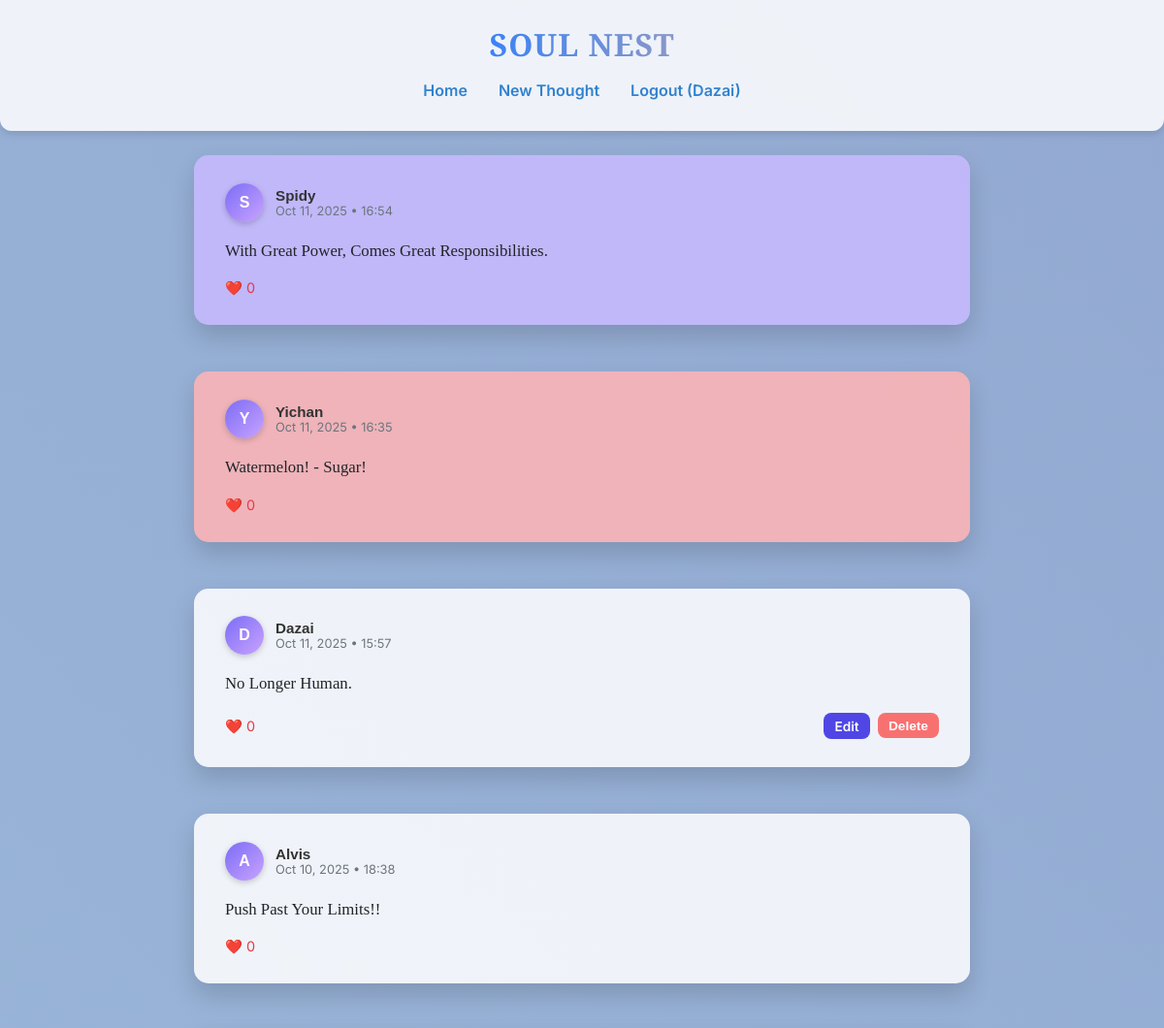
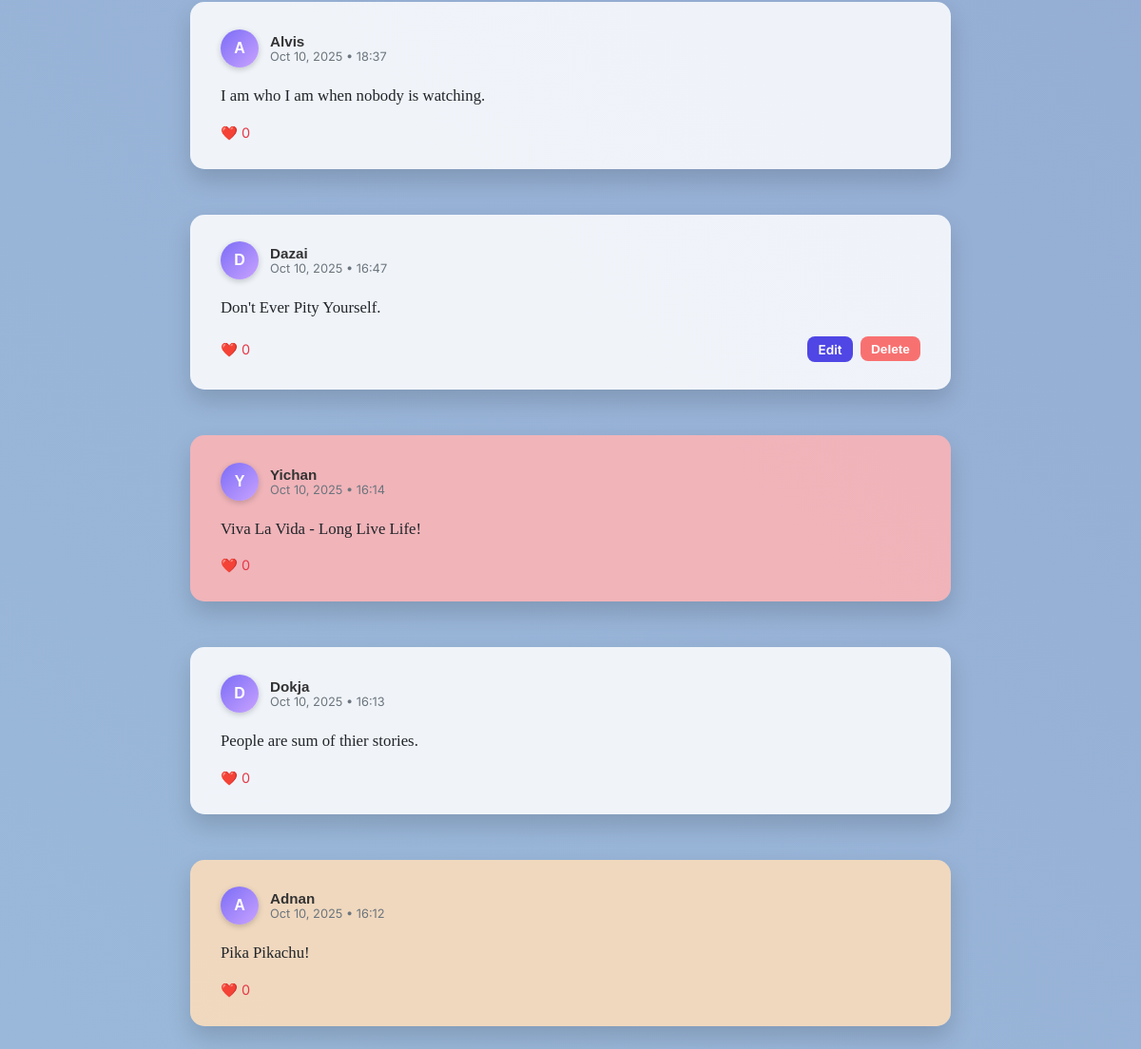
The page /thoughts (signed in) on the database its author committed (2 pictures, top to bottom).
### models.py (models this page shows)
class User(UserMixin, db.Model):
    id = db.Column(db.Integer, primary_key=True)
    username = db.Column(db.String(80), unique=True, nullable=False)
    password = db.Column(db.String(120), nullable=False)
    thoughts = db.relationship('Thought', backref='user', lazy=True)  # Backref 'user' for Thought

class Thought(db.Model):
    id = db.Column(db.Integer, primary_key=True)
    content = db.Column(db.Text, nullable=False)
    user_id = db.Column(db.Integer, db.ForeignKey('user.id'), nullable=False)
    timestamp = db.Column(db.DateTime, default=datetime.utcnow)  # Uses UTC for consistency  # Uses UTC for consistency
    mood = db.Column(db.String(20), default="neutral")

### app.py (the view)
@app.route('/thoughts')
@login_required
def thoughts():
    all_thoughts = Thought.query.options(
        joinedload(Thought.user)
    ).order_by(Thought.timestamp.desc()).all()
    return render_template('thoughts.html', thoughts=all_thoughts)

### app.py (called while the page is built)
@login_manager.user_loader
def load_user(user_id):
    return User.query.get(int(user_id))  # Loads user by ID

### templates/thoughts.html (shortened to what this page needs)
{% extends "base.html" %}
{% block content %}
<div class="feed-container" style="display: flex; flex-direction: column; gap: 1.5rem;">
    {% if thoughts %}
        {% for thought in thoughts %}
            <div class="thought-card mood-{{ thought.mood }}" data-aos="fade-up" style="
                padding: 1.8rem 2rem;
                border-radius: 15px;
                box-shadow: 0 12px 25px rgba(0,0,0,0.15);
                transition: transform 0.3s ease, box-shadow 0.3s ease, background 0.4s ease;
            "
            onmouseover="this.style.transform='scale(1.02)'; this.style.boxShadow='0 18px 35px rgba(0,0,0,0.2)';"
            onmouseout="this.style.transform='scale(1)'; this.style.boxShadow='0 12px 25px rgba(0,0,0,0.15)';">
                <div class="thought-header" style="display: flex; align-items: center; gap: 0.75rem; margin-bottom: 0.75rem;">
                    <div style="
                        width: 40px; height: 40px;
                        border-radius: 50%;
                        background: linear-gradient(135deg, #7b6cf6, #c9a3ff);
                        display: flex; align-items: center; justify-content: center;
                        font-weight: 700;
                        color: white;
                        font-family: 'Zalando Sans SemiExpanded', sans-serif;
                        font-size: 1rem;
                        text-transform: uppercase;
                        box-shadow: 0 2px 6px rgba(0,0,0,0.2);
                    ">
                        {{ thought.user.username[0] }}
                    </div>
                    <div>
                        <div style="font-weight: 600; font-size: 0.95rem; color: #333; font-family: 'Zalando Sans SemiExpanded', sans-serif;">
                            {{ thought.user.username }}
                        </div>
                        <div style="font-size: 0.8rem; color: #6c757d;">
                            {{ thought.timestamp.strftime('%b %d, %Y • %H:%M') }}
                        </div>
                    </div>
                </div>
                <p class="thought-content" style="
                    font-family: 'PT Serif', serif;
                    font-size: 1.05rem;
                    color: #212529;
                    line-height: 1.6;
                    margin-bottom: 1rem;
                ">
                    {{ thought.content }}
                </p>
                <div class="thought-footer" style="display: flex; justify-content: space-between; align-items: center;">
                    <div class="reactions" style="display: flex; gap: 1rem; font-size: 0.9rem; color: #e63946; cursor: pointer;">
                        <span class="heart-icon">❤️ {{ thought.likes or 0 }}</span>
                    </div>
                    {% if thought.user_id == current_user.id %}
                        <div style="display:flex; gap:0.5rem;">
                            <a href="{{ url_for('edit_thought', id=thought.id) }}" style="
                                padding:0.35rem 0.7rem; font-size:0.85rem; font-weight:600; border-radius:8px; border:none;
                                background:#4f46e5; color:white; text-decoration:none; cursor:pointer; transition: all 0.3s ease;"
                                onmouseover="this.style.transform='translateY(-2px) scale(1.05)';" onmouseout="this.style.transform='none';">
                                Edit
                            </a>
                            <form action="{{ url_for('delete_thought', id=thought.id) }}" method="POST">
                                <button type="submit" style="
                                    padding:0.35rem 0.7rem; font-size:0.85rem; font-weight:600; border-radius:8px; border:none;
                                    background:#f87171; color:white; cursor:pointer; transition: all 0.3s ease;"
                                    onmouseover="this.style.transform='translateY(-2px) scale(1.05)';" onmouseout="this.style.transform='none';">
                                    Delete
                                </button>
                            </form>
                        </div>
                    {% endif %}
                </div>
            </div>
        {% endfor %}
    {% else %}
        <div class="no-thoughts text-center mt-5">
            <h3 style="font-family: 'PT Serif', serif;">No thoughts yet... 🌱</h3>
            <p style="color: #555;">Share your first thought to start building your soul nest!</p>
        </div>
    {% endif %}
</div>
{% endblock %}

### templates/base.html (shortened to what this page needs)
<!DOCTYPE html>
<html lang="en">
<head>
    <link href="https://unpkg.com/aos@2.3.1/dist/aos.css" rel="stylesheet">
</head>
<body>
    <div class="header" data-aos="fade-down">
        <h1>SOUL NEST</h1>
        <div class="nav-links">
            <a href="{% if current_user.is_authenticated %}{{ url_for('thoughts') }}{% else %}{{ url_for('home') }}{% endif %}">
                Home
            </a>
            {% if current_user.is_authenticated %}
                <a href="{{ url_for('new_thought') }}">New Thought</a>
                <a href="{{ url_for('logout') }}">Logout ({{ current_user.username }})</a>
            {% else %}
                <a href="{{ url_for('login') }}">Login</a>
                <a href="{{ url_for('register') }}">Register</a>
            {% endif %}
        </div>
    </div>
    <div class="content container" data-aos="fade-up">
        {% block content %}{% endblock %}
    </div>
</body>
</html>

### templates/base.html (style rules this page uses)
:root { --primary: #3182ce; --primary-light: #e0f2fe; --text-dark: #212529; --text-muted: #6c757d; --bg: #f8f9fa; --card-bg: #ffffff; --card-shadow: 0 4px 6px rgba(0, 0, 0, 0.1); }
body { font-family: 'Inter', sans-serif; margin: 0; background: linear-gradient(45deg, #a8d8ea 0%, #8b97c8 100%); background-size: 400% 400%; animation: gradientShift 15s ease infinite; overflow-x: hidden; }
.container { max-width: 800px; margin: 0 auto; padding: 0 1rem; }
.header { background: rgba(255, 255, 255, 0.85); padding: 1.5rem 0; position: fixed; top: 0; width: 100%; z-index: 1000; display: flex; flex-direction: column; align-items: center; box-shadow: var(--card-shadow); border-radius: 0 0 12px 12px; backdrop-filter: blur(10px); }
.header h1 { margin: 0; text-align: center; font-family: 'Playfair Display', serif; font-size: 2rem; letter-spacing: 1px; background: linear-gradient(90deg, #3b82f6, #8b97c8); -webkit-background-clip: text; background-clip: text; color: transparent; }
.nav-links { display: flex; justify-content: center; gap: 2rem; margin-top: 0.5rem; }
.nav-links a { color: var(--primary); text-decoration: none; font-weight: 600; position: relative; padding: 0.5rem 0; }
.nav-links a::after { content: ''; position: absolute; width: 0%; height: 2px; left: 0; bottom: -2px; background: var(--primary); transition: width 0.3s; }
.content { margin-top: 160px; }
.thought-card { background: rgba(255, 255, 255, 0.85); padding: 1.5rem; border-radius: 12px; box-shadow: var(--card-shadow); margin-bottom: 1.5rem; transition: transform 0.3s, box-shadow 0.3s, background 0.3s; }
.heart-icon { display: inline-block; transition: transform 0.5s cubic-bezier(0.4, 0, 0.2, 1), text-shadow 0.5s cubic-bezier(0.4, 0, 0.2, 1); cursor: pointer; }
.mood-happy { background: rgba(247, 210, 167, 0.3); }
.mood-thoughtful { background: rgba(201, 178, 255, 0.3); }
button { width: 100%; padding: 0.75rem; background-color: var(--primary); color: white; border: none; border-radius: 8px; font-size: 1rem; font-weight: 600; cursor: pointer; transition: all 0.3s ease; }

### templates/thoughts.html (style rules this page uses)
.mood-happy { background: rgba(255, 223, 186, 0.85); }
.mood-thoughtful { background: rgba(200, 186, 255, 0.85); }
.mood-excited { background: rgba(255, 180, 180, 0.85); }

### rows shown on the page
User: username "Dazai"
Thought: user "S", user.username "Spidy", timestamp "Oct 11, 2025 • 16:54", content "With Great Power, Comes Great Responsibilities.", likes "0"
Thought: user "Y", user.username "Yichan", timestamp "Oct 11, 2025 • 16:35", content "Watermelon! - Sugar!", likes "0"
Thought: user "D", user.username "Dazai", timestamp "Oct 11, 2025 • 15:57", content "No Longer Human.", likes "0"
Thought: user "A", user.username "Alvis", timestamp "Oct 10, 2025 • 18:38", content "Push Past Your Limits!!", likes "0"
Thought: user "A", user.username "Alvis", timestamp "Oct 10, 2025 • 18:37", content "I am who I am when nobody is watching.", likes "0"
Thought: user "D", user.username "Dazai", timestamp "Oct 10, 2025 • 16:47", content "Don't Ever Pity Yourself.", likes "0"
Thought: user "Y", user.username "Yichan", timestamp "Oct 10, 2025 • 16:14", content "Viva La Vida - Long Live Life!", likes "0"
Thought: user "D", user.username "Dokja", timestamp "Oct 10, 2025 • 16:13", content "People are sum of thier stories.", likes "0"
Thought: user "A", user.username "Adnan", timestamp "Oct 10, 2025 • 16:12", content "Pika Pikachu!", likes "0"
